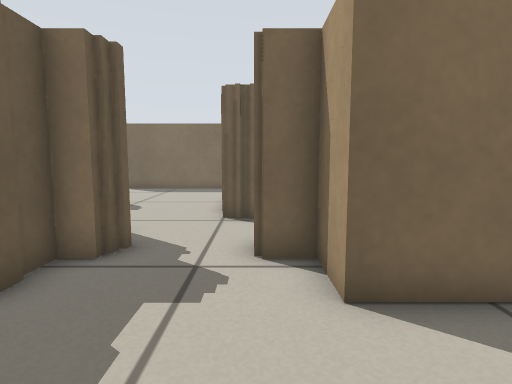
[1] (above)

22 first-person views from a walk through a robot-simulator world made for Stage. The camera is 0.45 m above the floor, tilts 6° down and sees 80° across. The lines on the ground mark 1 m squares. The floor is counted in squares, 0.25 m on a side. Each view is taken from the middle of a square. On the plan, view 1 faces up. The plan holds only what a view shows up to about 16 squares ahead; the rest is blank. The place goes on beyond the plan. Robots are left out.

[2]
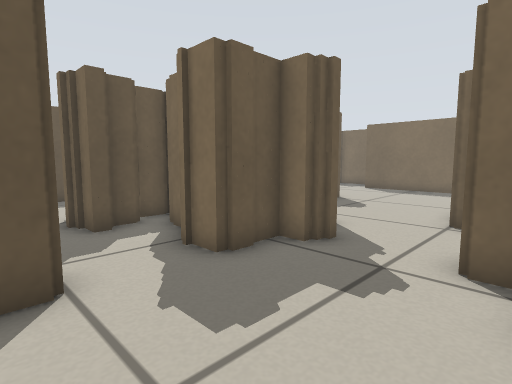

[3]
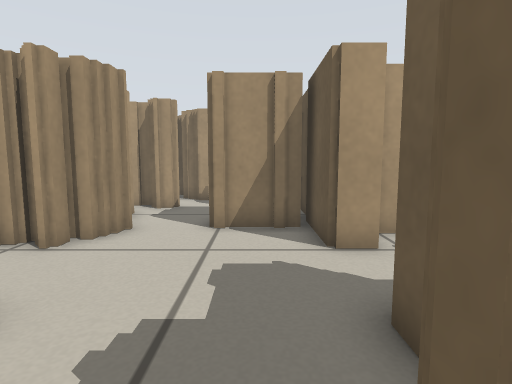

[4]
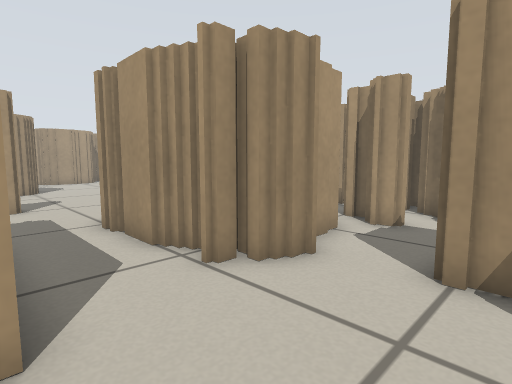

[5]
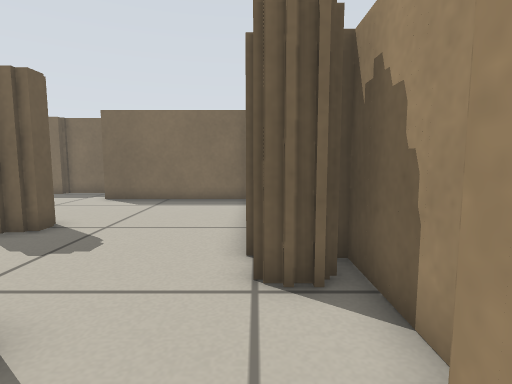

[6]
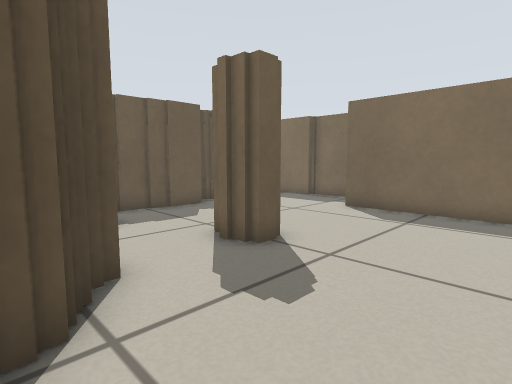

[7]
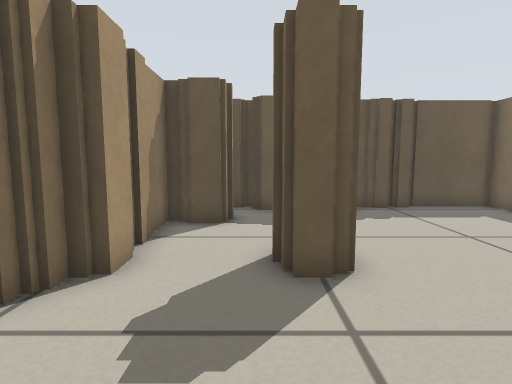

[8]
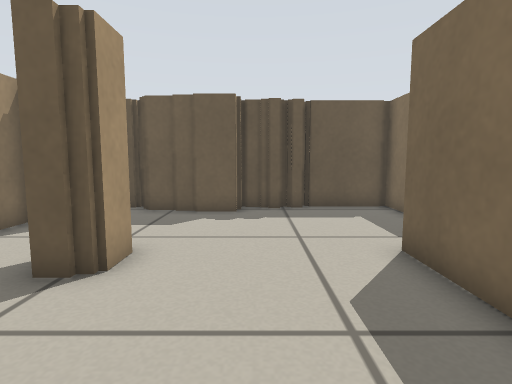

[9]
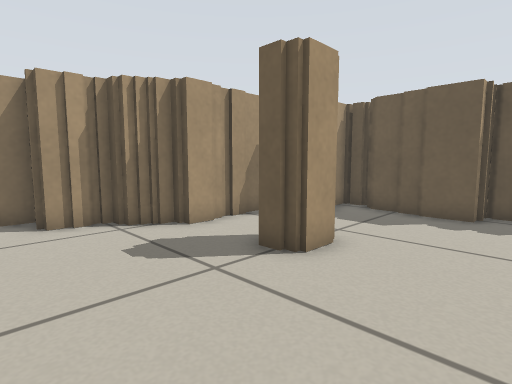

[10]
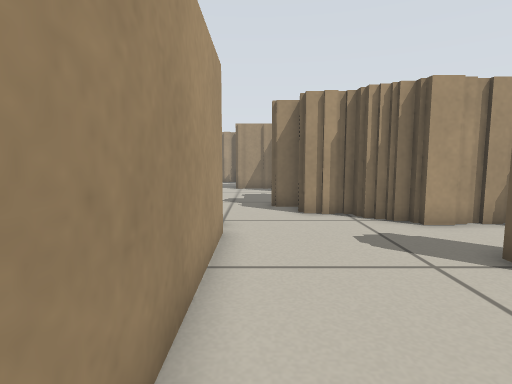

[11]
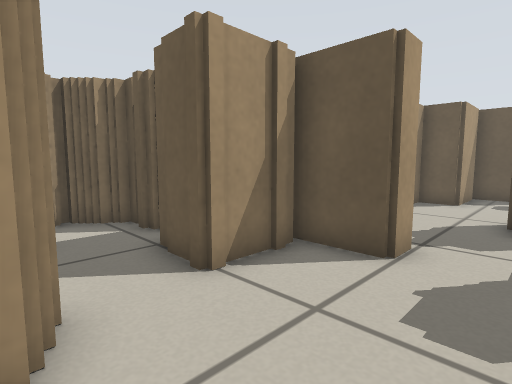

[12]
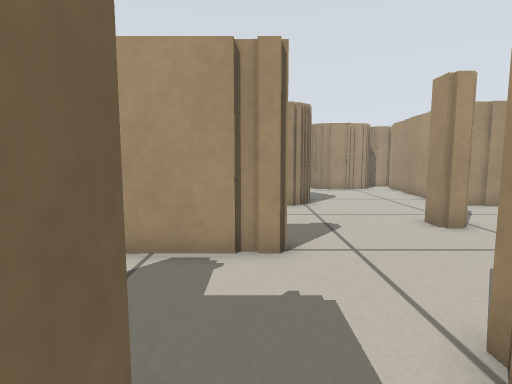

[13]
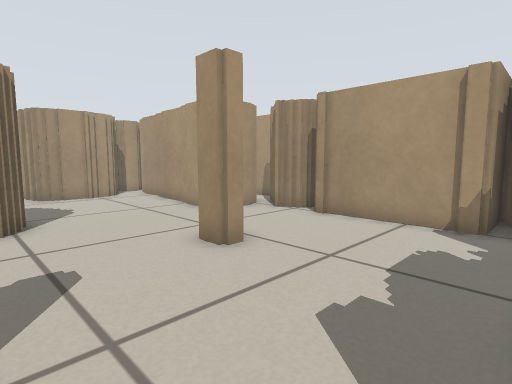

[14]
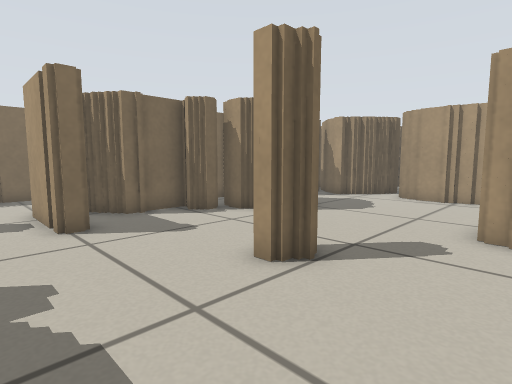

[15]
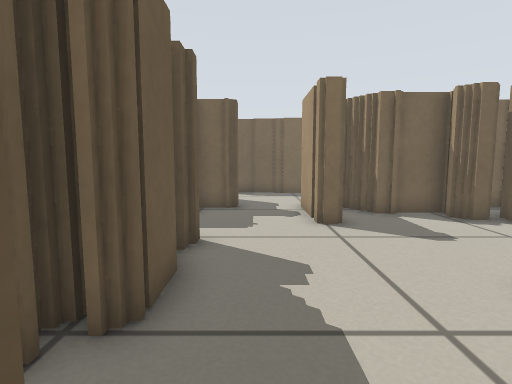

[16]
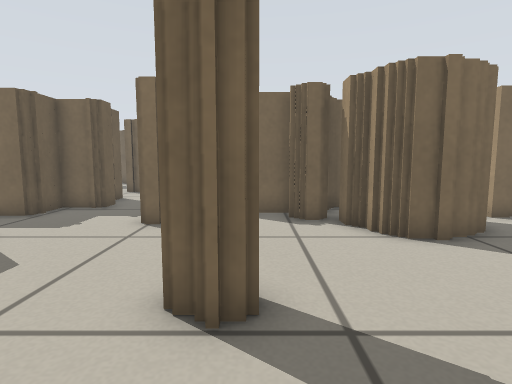

[17]
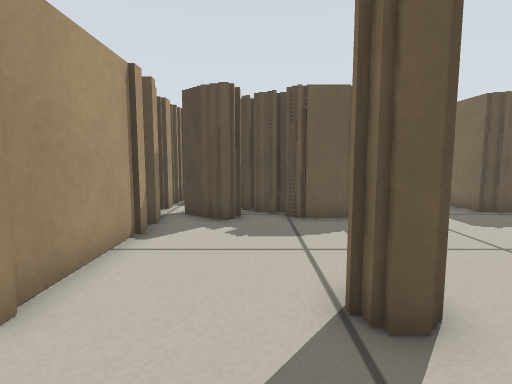

[18]
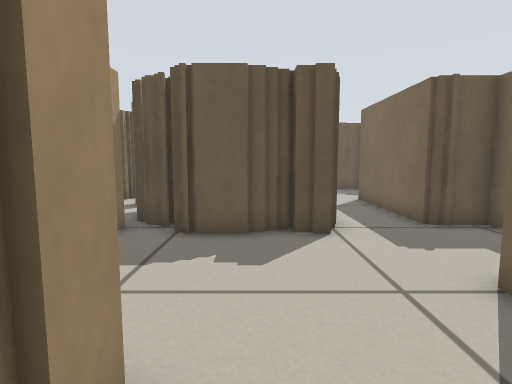

[19]
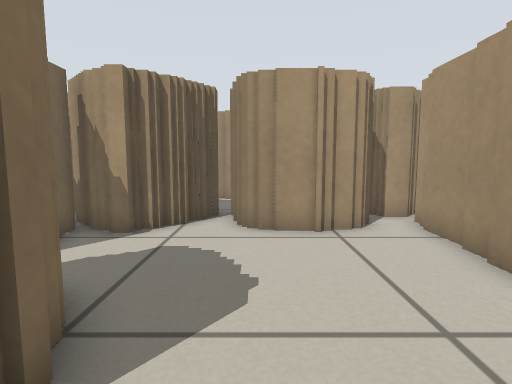

[20]
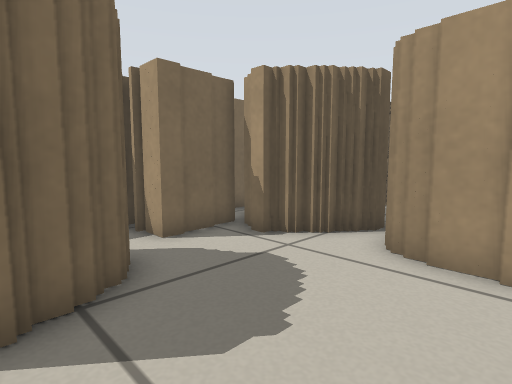

[21]
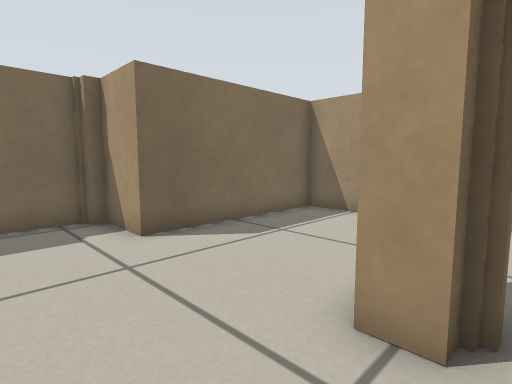

[22]
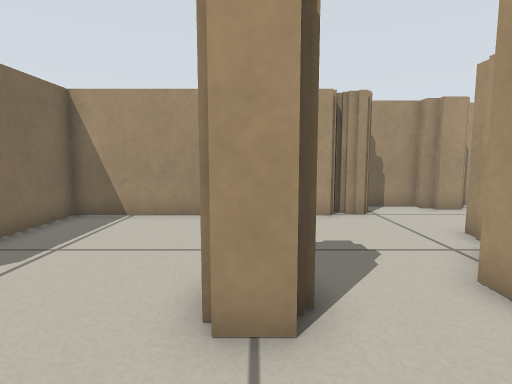

### Floor plan
Key: @ floor where view 1 was taken; # wall or solid block; x gap in a wall; . floor.
Columns run from 15 left of view 1 to 25 right of it. Each row starts with its distance up from view 1.
 21  #######
 20  #.....#
 19  #.....########
 18  #............#
 17  #............#
 16  #............#
 15  ##...........#
 14   #...........#
 13   #....##.....#
 12  ##...........#
 11  ####.........###        ##
 10     #.###.....###        .
  9     ######....###      ....
  8          ###....#      #...
  7            # ..##      #...
  6            ##..##     ##..##    ##  ##
  5        ##  ##..##     ##..###
  4        ##### ...#######...#.####    ###
  3  #...  ##.................#...###   .####
  2   .... ##.......................####..###
  1 #................######.........###....##
  0 ####..... ## ..@.##   ##................#
 -1    ##.     ####..#    ##...............##
 -2            #  #..#    ##....##.........#
 -3            # ##..#   ###....##.........#
 -4            ###..##   ##................#
 -5              # .###  ###........########
 -6              ##...x. ##.........#
 -7               ###################
 -8                 #

Positions as (right, up) in squares from view 1, and headings:
1: (0, 0), facing up
2: (1, 0), facing up-left
3: (-2, 7), facing down
4: (-2, 4), facing down-right
5: (-1, 5), facing up
6: (-2, 8), facing up-left
7: (-2, 12), facing left
8: (-2, 16), facing left
9: (-2, 17), facing down-left
10: (-2, 18), facing down
11: (2, 3), facing down-left
12: (5, 3), facing right
13: (8, 2), facing down-right
14: (9, -6), facing up-right
15: (9, -6), facing up
16: (14, -6), facing up
17: (17, -4), facing left
18: (15, -1), facing left
19: (16, -1), facing right
20: (18, -3), facing up-right
21: (-11, 12), facing up-right
22: (-11, 13), facing right
